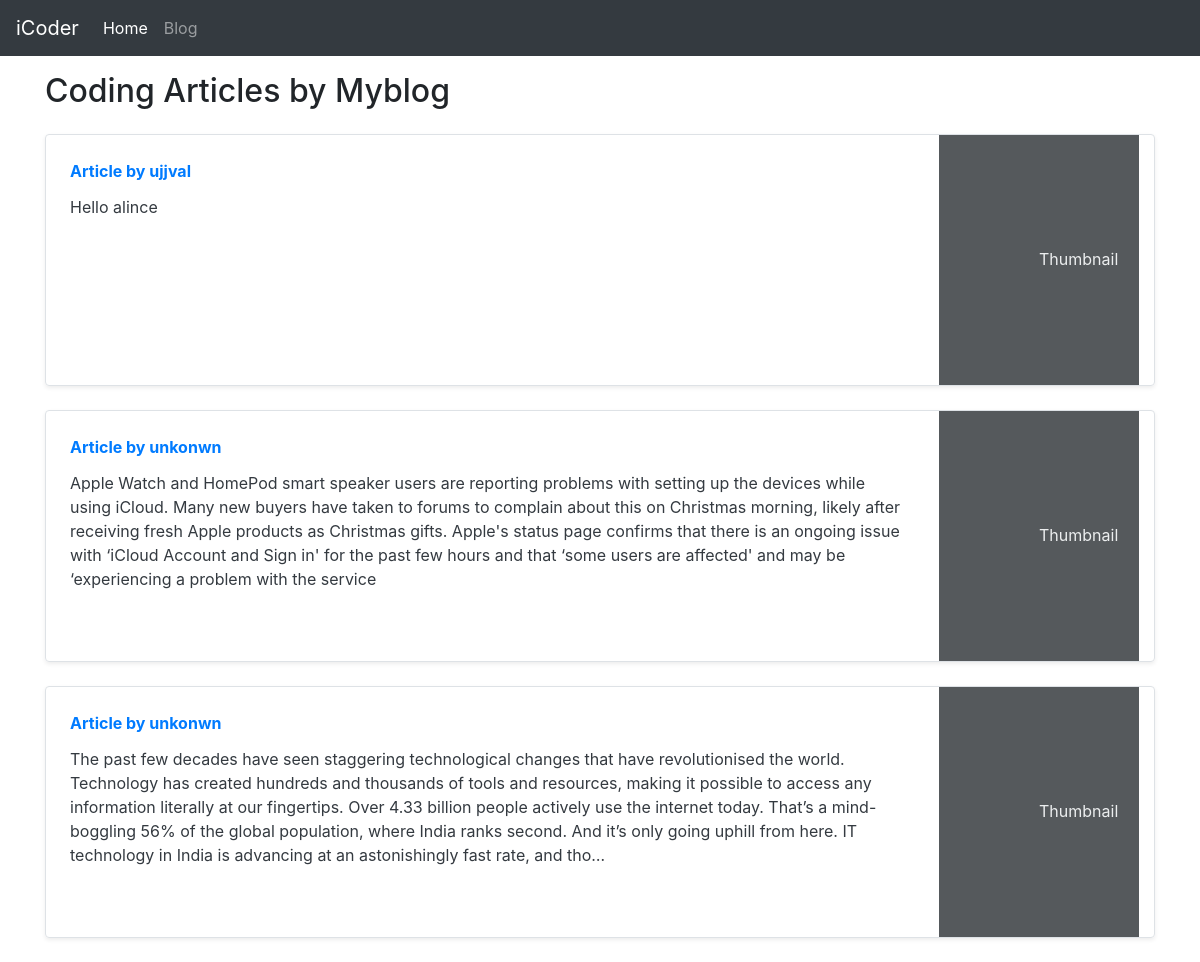
Screenshot of /blog/ with the database file from the repository.
### blog/models.py (models this page shows, shortened)
class Post(models.Model):
    sno=models.AutoField(primary_key=True)
    title=models.CharField(max_length=255)
    author=models.CharField(max_length=14)
    slug=models.CharField(max_length=130)
    timeStamp=models.DateTimeField(blank=True)
    content=models.TextField()

### blog/views.py (the view)
# urls.py: path('', views.blogHome, name="bloghome"),
def blogHome(request):
    allPosts= Post.objects.all()
    context={'allPosts': allPosts}
    return render(request, "blog/blogHome.html", context)

### templates/blog/blogHome.html (shortened to what this page needs)
{% extends 'base.html' %}
{% block body %}
<div class="container my-3">
    <h2>Coding Articles by Myblog</h2>
    {% for post in allPosts  %}
    <div class="row no-gutters border rounded overflow-hidden flex-md-row mb-4 shadow-sm h-md-250 my-4 position-relative">
        <div class="col p-4 d-flex flex-column position-static">
            <strong class="d-inline-block mb-2 text-primary">Article  by {{post.author}}</strong>
            <h3 class="mb-0"><a class="text-dark" href="/blog/{{post.slug}}"{{post.title}} </a> </h3>
            <p class="card-text mb-auto">{{post.content|safe| truncatechars:500}}</p>
        </div>
        <div class="col-auto d-none d-lg-block">
            <svg class="bd-placeholder-img" width="200" height="250" xmlns="http://www.w3.org/2000/svg" preserveAspectRatio="xMidYMid slice" focusable="false" role="img" aria-label="Placeholder: Thumbnail">
                <rect width="100%" height="100%" fill="#55595c"></rect><text x="50%" y="50%" fill="#eceeef" dy=".3em">Thumbnail</text>
            </svg>
        </div>
        </div>
        {% endfor %}
    </div>
 {% endblock %}

### templates/base.html (shortened to what this page needs)
<!doctype html>
<html lang="en">
  <head>
    <link rel="stylesheet" href="https://stackpath.bootstrapcdn.com/bootstrap/4.5.2/css/bootstrap.min.css">
  </head>
  <body>
    <nav class="navbar navbar-expand-lg navbar-dark bg-dark">
        <a class="navbar-brand" href="/">iCoder</a>
        <div class="collapse navbar-collapse" id="navbarSupportedContent">
          <ul class="navbar-nav mr-auto">
            <li class="nav-item active">
              <a class="nav-link" href="/">Home <span class="sr-only">(current)</span></a>
            </li>
            <li class="nav-item">
              <a class="nav-link" href="/blog">Blog</a>
            </li>
          </ul>
        </div>
      </nav>
      {% block body %}  {% endblock body %}
  </body>
</html>

### rows the page displays
Post: author "ujjval", content "Hello alince"
Post: author "unkonwn", content "Apple Watch and HomePod smart speaker users are reporting problems with setting up the devices while using iCloud. Many new buyers have taken to forums to complain about this on Christmas morning, likely after receiving fresh Apple products as Christmas gifts. Apple's status page confirms that there is an ongoing issue with ‘iCloud Account and Sign in' for the past few hours and that ‘some users are affected' and may be ‘experiencing a problem with the service"
Post: author "unkonwn", content "The past few decades have seen staggering technological changes that have revolutionised the world. Technology has created hundreds and thousands of tools and resources, making it possible to access any information literally at our fingertips. Over 4.33 billion people actively use the internet today. That’s a mind-boggling 56% of the global population, where India ranks second. And it’s only going uphill from here. IT technology in India is advancing at an astonishingly fast rate, and tho…"
